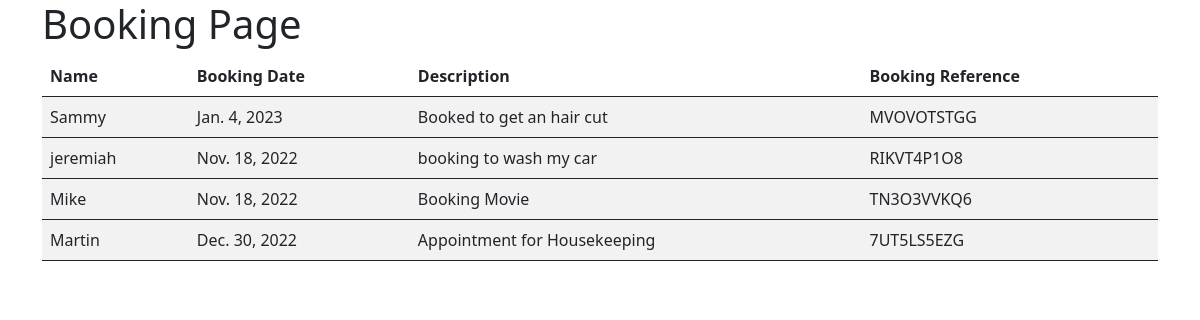
The page /user/ on the database its author committed.
### user_form/models.py (models this page shows, shortened)
class Booking(models.Model):
    name = models.CharField(max_length=200)
    booking_date = models.DateField()
    description=models.TextField(blank=True)
    Booking_ref=models.CharField(max_length=10,default=rand_num,unique=True)

### user_form/views.py (the view)
def index(request):
    booking_data = Booking.objects.all()
    context = {'book_data' : booking_data}
    return render(request,'user_form/index.html',context)

### templates/user_form/index.html
{% extends 'user_form/base.html' %} {% block booking %}
<table class="table table-striped">
  <thead>
    <tr>
      <th>Name</th>
      <th>Booking Date</th>
      <th>Description</th>
      <th>Booking Reference</th>
    </tr>
  </thead>
  {% for i in book_data %}
  <tbody>
    <tr>
      <td>{{i.name}}</td>
      <td>{{i.booking_date}}</td>
      <td>{{i.description}}</td>
      <td>{{i.Booking_ref}}</td>
    </tr>
  </tbody>
  <tbody>
    {% empty %}
    <h1>No Data Available for now</h1>
    {% endfor %}
  </tbody>
</table>
{% endblock booking %}

### templates/user_form/base.html (shortened to what this page needs)
{% load static %}
<!DOCTYPE html>
<html lang="en">
  <head>
    <link
      href="https://cdn.jsdelivr.net/npm/bootstrap@5.0.2/dist/css/bootstrap.min.css"
      rel="stylesheet"
    />
    <link rel="stylesheet" type="text/css" href="{% static "css/forms.min.css"
    %}"/>
  </head>
  <body class="container">
    <h5 class="display-6">Booking Page</h5>
    {% block booking %} {% endblock booking%}
  </body>
</html>

### rows shown on the page
Booking: name "Sammy", booking_date "Jan. 4, 2023", description "Booked to get an hair cut", Booking_ref "MVOVOTSTGG"
Booking: name "jeremiah", booking_date "Nov. 18, 2022", description "booking to wash my car", Booking_ref "RIKVT4P1O8"
Booking: name "Mike", booking_date "Nov. 18, 2022", description "Booking Movie", Booking_ref "TN3O3VVKQ6"
Booking: name "Martin", booking_date "Dec. 30, 2022", description "Appointment for Housekeeping", Booking_ref "7UT5LS5EZG"
